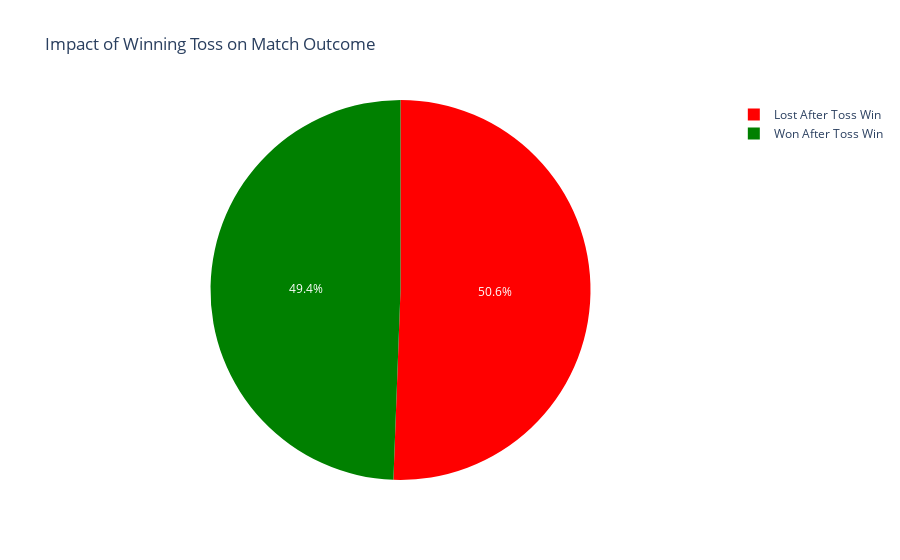

The code cell stored with this chart in its notebook:
### Code cell
# 2. Toss Impact on Match Outcome
df['toss_winner_won'] = df['toss_winner'] == df['winner']
toss_win_counts = df['toss_winner_won'].value_counts()
fig = px.pie(names=['Lost After Toss Win', 'Won After Toss Win'], values=toss_win_counts.values,
             title="Impact of Winning Toss on Match Outcome", color_discrete_sequence=['red', 'green'])
fig.show()

### Figure 1 — Plotly figure (JSON) as saved in the notebook; plotly's stock layout.template omitted (floating-point values rounded to 4 significant figures)
{"data": [{"domain": {"x": [0, 1], "y": [0, 1]}, "hovertemplate": "label=%{label}<br>value=%{value}<extra></extra>", "labels": ["Lost After Toss Win", "Won After Toss Win"], "legendgroup": "", "name": "", "showlegend": true, "type": "pie", "values": [554, 541]}], "layout": {"legend": {"tracegroupgap": 0}, "piecolorway": ["red", "green"], "title": {"text": "Impact of Winning Toss on Match Outcome"}}}
